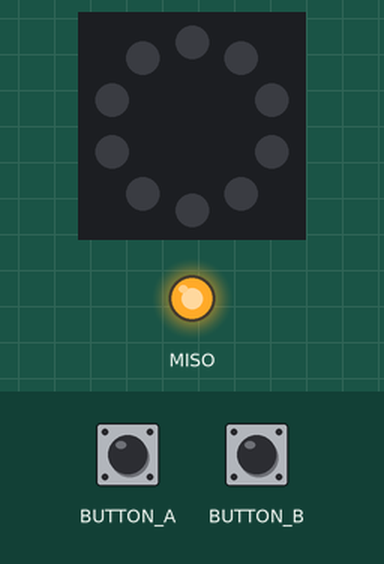
This program was run on a simulated Circuit Playground running CircuitPython. Parts: the board's ring of 10 RGB LEDs (number 0 left of the top, counting anticlockwise), output pins drawn as LEDs (lit = HIGH). The test bench sets the inputs (shaded band). Dim RGB values are drawn brighter than linear.

Above: at 1.2 s.
1.3 s: button A pressed for 0.15 s
At 1.38 s:
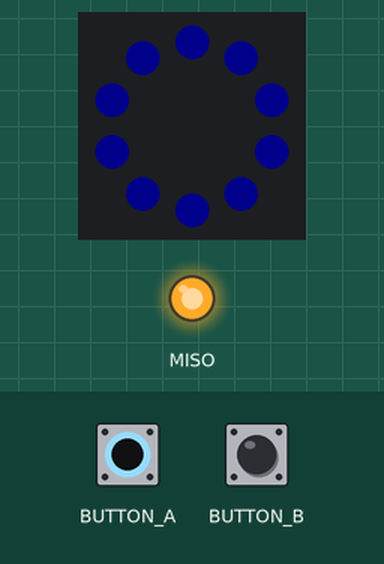
2.9 s: button A pressed for 3.2 s
Timing chart, 0 to 5.9 s (numbered marks = the images above; inputs shaded):
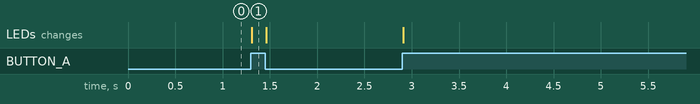

Measured:
- after the input at 1.3 s, the LEDs: change at once (image 1)

The program:

debounced_button.py
```python
from time import sleep
import board, neopixel, digitalio
from adafruit_debouncer import Button
from adafruit_led_animation.color import RED, YELLOW, ORANGE, GREEN, \
    TEAL, CYAN, BLUE, PURPLE, MAGENTA, GOLD, PINK, AQUA, JADE, AMBER, \
    OLD_LACE, WHITE, BLACK
from audiocore import WaveFile
from audioio import AudioOut

speaker = digitalio.DigitalInOut(board.SPEAKER_ENABLE)
speaker.direction = digitalio.Direction.OUTPUT
speaker.value = True

audio = AudioOut(board.SPEAKER)
path = "drumSounds/"
filename = "drum_cowbell.wav"


PIXEL_COUNT = 10
pixels = neopixel.NeoPixel(board.NEOPIXEL, PIXEL_COUNT)
INDIGO  = ( 75,   0, 130)
VIOLET  = (180,   0, 255)

COLORS = [
    RED, YELLOW, ORANGE, GREEN, TEAL, CYAN, BLUE, PURPLE, MAGENTA,
    GOLD, PINK, AQUA, JADE, AMBER, OLD_LACE, WHITE, BLACK
]

delay_time = 0.5

pixels.fill(BLACK)
pixels.brightness = 0.05

button_A_input = digitalio.DigitalInOut(board.BUTTON_A)
button_A_input.switch_to_input(pull=digitalio.Pull.DOWN)
button_A = Button(pin=button_A_input, value_when_pressed=True)


button_B_input = digitalio.DigitalInOut(board.BUTTON_B)
button_B_input.switch_to_input(pull=digitalio.Pull.DOWN)
button_B = Button(pin=button_B_input, value_when_pressed=True)

while True:
    button_A.update()
    button_B.update()
    if button_A.pressed:
        pixels.fill(BLUE)
    elif button_A.released:
        pixels.fill(BLACK)
    if button_B.pressed:
        pixels.fill(RED)
        with open(path + filename, 'rb') as wave_file:
            wave = WaveFile(wave_file)
            audio.play(wave)
            while audio.playing:
                pass
    elif button_B.released:
        pixels.fill(BLACK)
```
